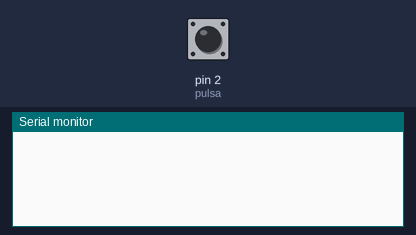
Bench run of a sketch on a simulated Arduino Uno, built with avr-gcc and run on an emulated ATmega328P. Shown: the last lines printed to the serial monitor. Inputs (shaded band) come from the test bench; at power-on: pin 2 (pulsa) HIGH.

Above: at 1.2 s.
1.3 s: pin 2 (pulsa) pulled LOW for 0.15 s
At 1.9 s:
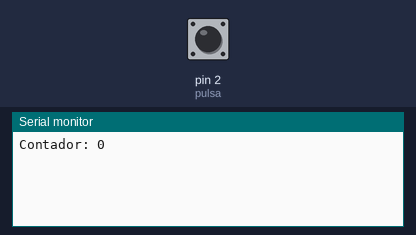
2.9 s: pin 2 (pulsa) pulled LOW for 1 s
At 4.7 s:
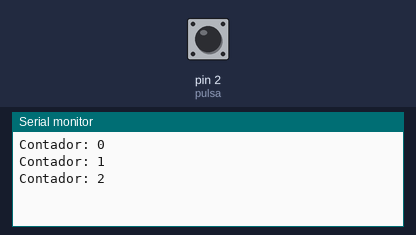
5.4 s: pin 2 (pulsa) pulled LOW for 0.15 s
At 6.2 s:
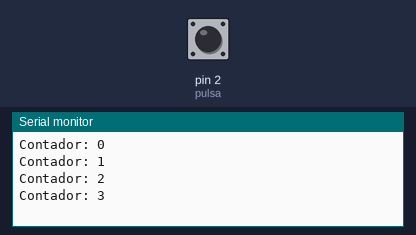
Timing chart, 0 to 8.4 s (numbered marks = the images above; inputs shaded):
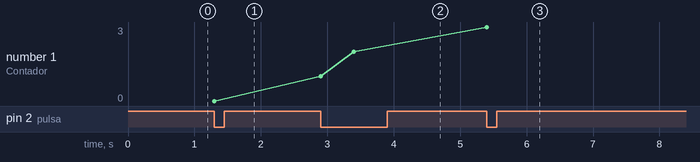

Measured:
- after the input at 1.3 s, the serial monitor: prints a new line at once (image 1)
- after the input at 2.9 s, the serial monitor: prints a new line at once (image 2)
- after the input at 5.4 s, the serial monitor: prints a new line at once (image 3)
- plotted number 1: 0 → 2 after the input at 2.9 s, 2 → 3 after the input at 5.4 s

The sketch:

CONTADOR_CON_PULSADOR.ino
```cpp
/*Al pulsar realice un contar
*/

int pulsa=2;
int cont=0;
void setup() {
  Serial.begin(9600);
  pinMode(pulsa,INPUT);
}

void loop() {

  int boton = digitalRead(pulsa);

  if(boton==LOW){
    Serial.print("Contador: ");
    Serial.println(cont);
    delay(500);
    cont++;
   }
}
```
